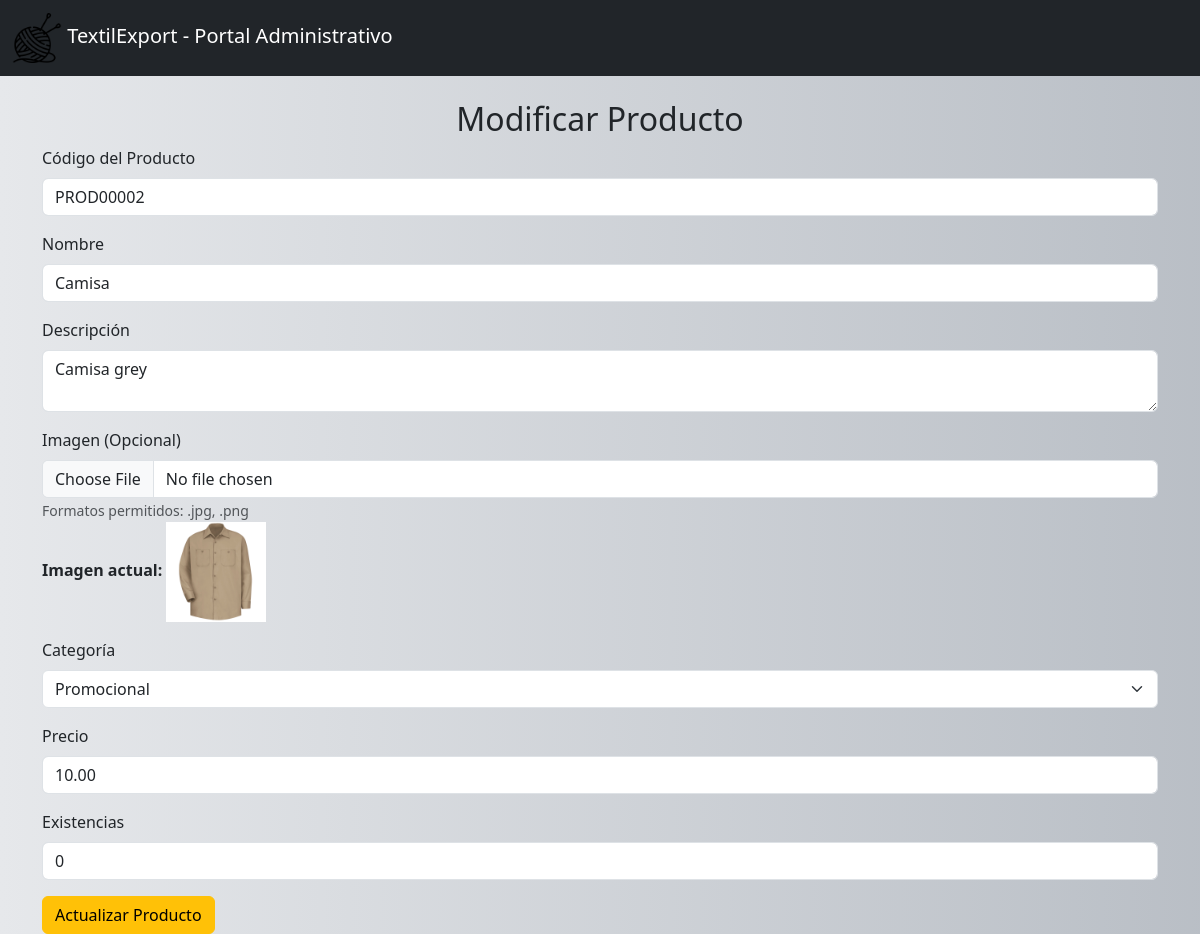
Page /app/controllers/ProductoController.php?action=editar&id=7 (signed in) on the committed database.
### tables this page shows
CREATE TABLE `productos` (
  `id` int(11) NOT NULL,
  `codigo` varchar(20) NOT NULL,
  `nombre` varchar(100) NOT NULL,
  `descripcion` text NOT NULL,
  `imagen` varchar(255) DEFAULT NULL,
  `categoria` varchar(11) DEFAULT NULL,
  `precio` decimal(10,2) DEFAULT NULL,
  `existencias` int(11) DEFAULT 0
);

### app/models/Producto.php (called while the page is built, shortened)
<?php
class Producto {
    private $db;
    public function __construct() {
        $host = 'localhost';
        $dbname = 'textilexport';
        $username = 'root';
        $password = '';
        try {
            $this->db = new PDO("mysql:host=$host;dbname=$dbname;charset=utf8", $username, $password);
            $this->db->setAttribute(PDO::ATTR_ERRMODE, PDO::ERRMODE_EXCEPTION);
        } catch (PDOException $e) {
            die('Error de conexión: ' . $e->getMessage());
        }
    }
public function getProductoById($id) {
    $sql = "SELECT * FROM productos WHERE id = :id";
    $stmt = $this->db->prepare($sql);
    $stmt->bindParam(':id', $id, PDO::PARAM_INT);
    $stmt->execute();
    return $stmt->fetch(PDO::FETCH_ASSOC);
}
}

### app/views/admin/modificar_producto.php (the view, shortened to what this page needs)
<!DOCTYPE html>
<html lang="es">
<head>
    <link href="https://cdn.jsdelivr.net/npm/bootstrap@5.3.3/dist/css/bootstrap.min.css" rel="stylesheet">
    <link rel="stylesheet" href="/Desafío2/public/css/estiloadmin.css">
</head>
<body>
<nav class="navbar navbar-expand-lg navbar-dark bg-dark">
    <div class="container-fluid">
        <a class="navbar-brand" href="/Desafío2/app/controllers/ProductoController.php">
            <img src="/Desafío2/public/img/logo.png" alt="Logo" width="50" height="50">
            TextilExport - Portal Administrativo
        </a>
    </div>
</nav>
<div class="container mt-4">
    <h2 class="text-center">Modificar Producto</h2>
    <form method="POST" action="/Desafío2/app/controllers/ProductoController.php?action=actualizar" enctype="multipart/form-data">
        <div class="mb-3">
            <label class="form-label">Código del Producto</label>
            <input type="text" class="form-control" name="codigo" value="<?php echo isset($producto['codigo']) ? $producto['codigo'] : ''; ?>" required>
        </div>
        <div class="mb-3">
            <label class="form-label">Nombre</label>
            <input type="text" class="form-control" name="nombre" value="<?php echo isset($producto['nombre']) ? $producto['nombre'] : ''; ?>" required>
        </div>
        <div class="mb-3">
            <label class="form-label">Descripción</label>
            <textarea class="form-control" name="descripcion" required><?php echo isset($producto['descripcion']) ? $producto['descripcion'] : ''; ?></textarea>
        </div>
        <div class="mb-3">
            <label class="form-label">Imagen (Opcional)</label>
            <input type="file" class="form-control" name="imagen">
            <small class="text-muted">Formatos permitidos: .jpg, .png</small>
            <?php if (isset($producto['imagen'])): ?>
                <p><strong>Imagen actual:</strong> <img src="/Desafío2/public/img/<?php echo $producto['imagen']; ?>" width="100" alt="Imagen producto"></p>
            <?php endif; ?>
        </div>
        <div class="mb-3">
            <label class="form-label">Categoría</label>
            <select class="form-select" name="categoria" required>
                <option value="Promocional" <?php echo (isset($producto['categoria']) && $producto['categoria'] === 'Promocional') ? 'selected' : ''; ?>>Promocional</option>
            </select>
        </div>
        <div class="mb-3">
            <label class="form-label">Precio</label>
            <input type="number" class="form-control" name="precio" value="<?php echo isset($producto['precio']) ? $producto['precio'] : ''; ?>" step="0.01" required>
        </div>
        <div class="mb-3">
            <label class="form-label">Existencias</label>
            <input type="number" class="form-control" name="existencias" value="<?php echo isset($producto['existencias']) ? $producto['existencias'] : ''; ?>" min="0" required>
        </div>
        <button type="submit" class="btn btn-warning">Actualizar Producto</button>
    </form>
</div>
</body>
</html>

### public/css/estiloadmin.css (style rules this page uses)
body { background: linear-gradient(270deg, #e6e8eb, #a3aab3, #5a5f68, #a3aab3, #e6e8eb); background-size: 600% 600%; animation: fondoAnimado 20s linear infinite; min-height: 100vh; }

### rows in the picture
productos: codigo "PROD00002", nombre "Camisa", descripcion "Camisa grey", imagen (picture), categoria "Promocional", precio "10.00", existencias "0"
